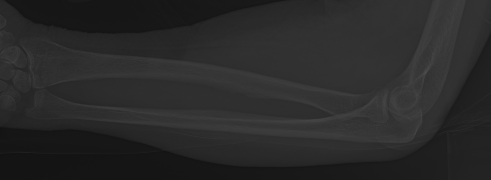
#> input picture im6.png, 491 x 180 px
$ jupyter execute Gamma.ipynb
#> lines starting #> are read from the running program, lines starting #| are printed output that depends on the picture
[cell 1]
import sys
import matplotlib.pyplot as plt
from PIL import Image, ImageOps
import numpy as np
import cv2

[cell 2]
#Load image
img = cv2.imread("im6.png", cv2.IMREAD_GRAYSCALE)
#> img is the input picture: shape (180, 491); min 19, max 79, mean 41.5
fig1=plt.figure(figsize=(15,8))
plt.imshow(img,cmap="gray",vmin=0,vmax=255)
plt.axis("off")
#TODO extraer los canales de color
print(img.shape)
#| (180, 491)

[cell 3]
gamma=1

img=img.astype(float)
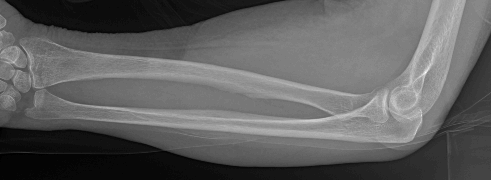
#> img: shape (180, 491) float64; min 19, max 79, mean 41.5; drawn with min black and max white
inmax=np.amax(img)
#> inmax = 79

c=255/(np.log(1+inmax))
#> c = 58.19
Iout = img/inmax
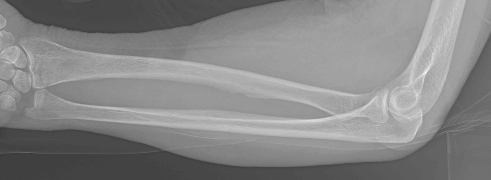
#> Iout: shape (180, 491) float64; min 0.241, max 1, mean 0.526
Iout = Iout**gamma
Iout = Iout*255

Iout = Iout.astype(np.uint8)    #Conversion de ndarray a int

fig3 = plt.figure(figsize=(15,8))
a = fig3.add_subplot(1,2,1)
a.axis('off')
plt.imshow(Iout,cmap="gray",vmin=0,vmax=255)
a.set_title("Contraste gamma")

#Imagen original
img=img.astype(np.uint8)
a = fig3.add_subplot(1,2,2)
a.axis('off')
plt.imshow(img,cmap="gray",vmin=0,vmax=255)
a.set_title("Original")
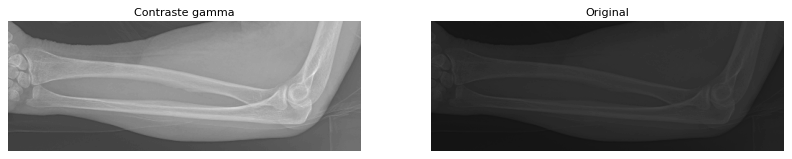
#> figure drawn by matplotlib, 2 panels

$ run again, with im18.png copied over im6.png
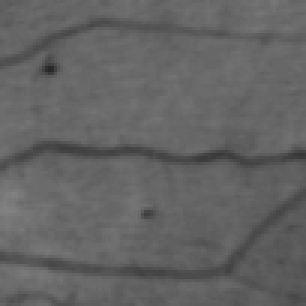
#> input picture im18.png, 102 x 102 px (shown 3 times larger)
#> img is the input picture: shape (102, 102); min 38, max 129, mean 99.3
#| (102, 102)
#> inmax = 129
#> c = 52.39
#> `Iout = img/inmax`:
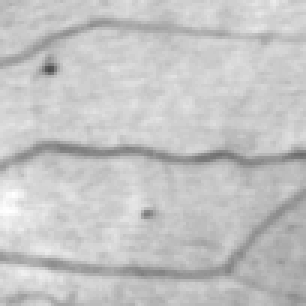
#> Iout: shape (102, 102) float64 (shown 3 times larger); min 0.295, max 1, mean 0.77
#> `[cell 3] gamma=1  img=img.astype(float) inmax=np.amax(img)  c=255/(np...`:
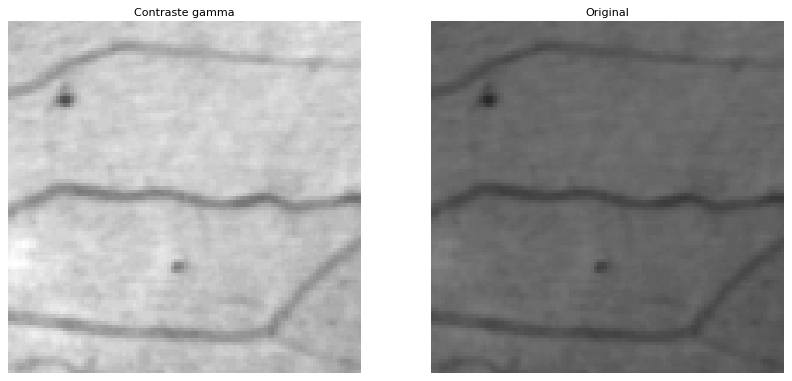
#> figure drawn by matplotlib, 2 panels
